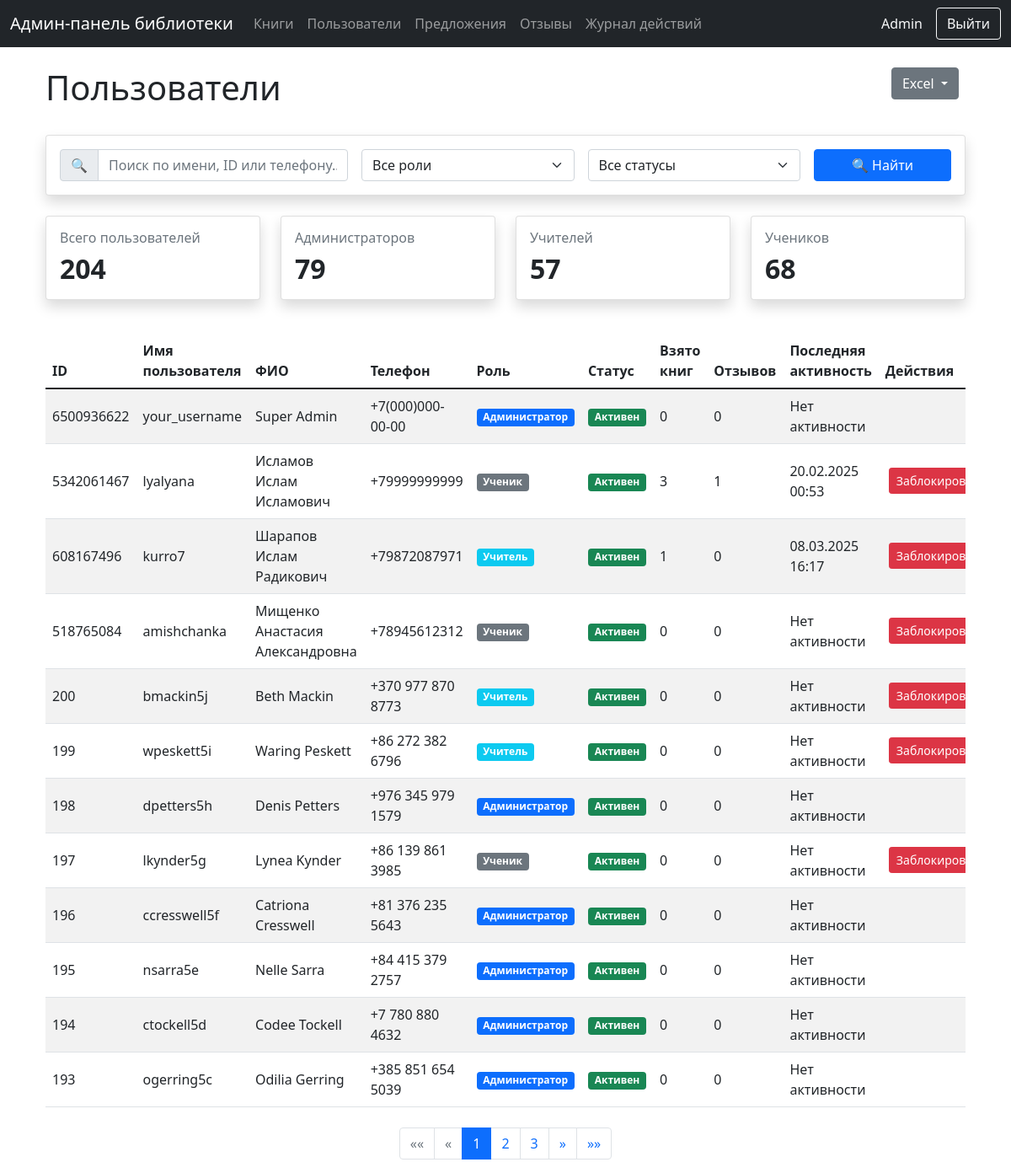
Page /users (signed in) on the committed database.
### tables this page shows
CREATE TABLE users (
                    id INTEGER PRIMARY KEY,
                    username TEXT,
                    full_name TEXT,
                    phone TEXT,
                    role TEXT DEFAULT 'user',
                    is_blocked INTEGER DEFAULT 0,
                    created_at TIMESTAMP DEFAULT CURRENT_TIMESTAMP
                , class TEXT);

### routes.py (the view)
@router.get("/users")
async def users_page(request: Request, page: int = 1, search: str = ""):
    if not is_admin(request):
        return RedirectResponse(url="/login")
    admin_info = get_admin_info(request)
    items_per_page = 12
    try:
        with get_db() as conn:
            cursor = conn.cursor()
            search_query = f"%{search}%" if search else "%"
            cursor.execute("""
                SELECT
                    COUNT(*) as total_users,
                    SUM(CASE WHEN role = 'admin' THEN 1 ELSE 0 END) as admin_count,
                    SUM(CASE WHEN role = 'teacher' THEN 1 ELSE 0 END) as teacher_count,
                    SUM(CASE WHEN role = 'user' OR role IS NULL OR role = '' THEN 1 ELSE 0 END) as user_count
                FROM users
            """)
            stats = cursor.fetchone()
            count_query = """
                SELECT COUNT(*)
                FROM users u
                WHERE 1=1
            """
            params = []
            if search:
                count_query += """
                    AND (
                        u.username LIKE ? OR
                        u.full_name LIKE ? OR
                        u.phone LIKE ? OR
                        CAST(u.id AS TEXT) LIKE ?
                    )
                """
                search_param = f"%{search}%"
                params.extend([search_param, search_param, search_param, search_param])
            cursor.execute(count_query, params)
            total_records = cursor.fetchone()[0]
            total_pages = (total_records + items_per_page - 1) // items_per_page
            page = max(1, min(page, total_pages)) if total_pages > 0 else 1
            offset = (page - 1) * items_per_page
            query = """
                SELECT
                    u.id,
                    u.username,
                    u.full_name,
                    u.phone,
                    u.role,
                    COUNT(DISTINCT CASE WHEN bb.status = 'borrowed' THEN bb.id END) as active_borrows,
                    COUNT(DISTINCT CASE WHEN br.id IS NOT NULL THEN br.id END) as review_count,
                    strftime('%d.%m.%Y %H:%M', MAX(bb.borrow_date)) as last_activity,
                    u.is_blocked
                FROM users u
                LEFT JOIN borrowed_books bb ON u.id = bb.user_id
                LEFT JOIN book_reviews br ON u.id = br.user_id
                WHERE 1=1
            """
            params = []
            if search:
                query += """
                    AND (
                        u.username LIKE ? OR
                        u.full_name LIKE ? OR
                        u.phone LIKE ? OR
                        CAST(u.id AS TEXT) LIKE ?
                    )
                """
                search_param = f"%{search}%"
                params.extend([search_param, search_param, search_param, search_param])
            query += """
                GROUP BY u.id, u.username, u.full_name, u.phone, u.role, u.is_blocked
                ORDER BY u.id DESC
                LIMIT ? OFFSET ?
            """
            params.extend([items_per_page, offset])
            cursor.execute(query, params)
            users = cursor.fetchall()
            return templates.TemplateResponse(
                "users.html",
                {
                    "request": request,
                    "admin_info": admin_info,
                    "stats": stats,
                    "users": users,
                    "filters": {
                        "search": search,
                        "role": "",
                        "status": ""
                    },
                    "current_page": page,
                    "total_pages": total_pages,
                    "filter_query": "",
                    "max": max,
                    "min": min
                }
            )
    except Exception as e:
        logging.error(f"Error loading users: {e}")
        raise HTTPException(status_code=500, detail=str(e))

### admin_panel/templates/users.html (shortened to what this page needs)
{% extends "base.html" %}
{% block content %}
<div class="container mt-4">
    <div class="row mb-4">
        <div class="col">
            <h1>Пользователи</h1>
        </div>
        <div class="col-auto">
            <div class="btn-group me-2">
                <div class="dropdown">
                    <button class="btn btn-secondary dropdown-toggle" type="button" id="excelDropdown" data-bs-toggle="dropdown" aria-expanded="false">
                        Excel
                    </button>
                </div>
            </div>
        </div>
    </div>
    <div id="toast-container" class="position-fixed bottom-0 end-0 p-3" style="z-index: 11">
    </div>
    <div class="card mb-4">
        <div class="card-body">
            <form id="filterForm" method="GET" class="row g-3">
                <div class="col-md-4">
                    <div class="input-group">
                        <span class="input-group-text">🔍</span>
                        <input type="text"
                               class="form-control"
                               name="search"
                               placeholder="Поиск по имени, ID или телефону..."
                               value="{{ filters.search }}">
                    </div>
                </div>
                <div class="col-md-3">
                    <select class="form-select" name="role">
                        <option value="">Все роли</option>
                    </select>
                </div>
                <div class="col-md-3">
                    <select class="form-select" name="status">
                        <option value="">Все статусы</option>
                    </select>
                </div>
                <div class="col-md-2">
                    <button type="submit" class="btn btn-primary w-100">
                        🔍 Найти
                    </button>
                </div>
            </form>
        </div>
    </div>
    <div class="row mb-4">
        <div class="col-md-3">
            <div class="card">
                <div class="card-body">
                    <h5 class="card-title">Всего пользователей</h5>
                    <p class="card-text display-4">{{ stats[0] }}</p>
                </div>
            </div>
        </div>
        <div class="col-md-3">
            <div class="card">
                <div class="card-body">
                    <h5 class="card-title">Администраторов</h5>
                    <p class="card-text display-4">{{ stats[1] }}</p>
                </div>
            </div>
        </div>
        <div class="col-md-3">
            <div class="card">
                <div class="card-body">
                    <h5 class="card-title">Учителей</h5>
                    <p class="card-text display-4">{{ stats[2] }}</p>
                </div>
            </div>
        </div>
        <div class="col-md-3">
            <div class="card">
                <div class="card-body">
                    <h5 class="card-title">Учеников</h5>
                    <p class="card-text display-4">{{ stats[3] }}</p>
                </div>
            </div>
        </div>
    </div>
    <div class="table-responsive">
        <table class="table table-striped">
            <thead>
                <tr>
                    <th>ID</th>
                    <th>Имя пользователя</th>
                    <th>ФИО</th>
                    <th>Телефон</th>
                    <th>Роль</th>
                    <th>Статус</th>
                    <th>Взято книг</th>
                    <th>Отзывов</th>
                    <th>Последняя активность</th>
                    <th>Действия</th>
                </tr>
            </thead>
            <tbody>
                {% for user in users %}
                <tr>
                    <td>{{ user[0] }}</td>
                    <td>{{ user[1] }}</td>
                    <td>{{ user[2] or '-' }}</td>
                    <td>{{ user[3] or '-' }}</td>
                    <td>
                        {% if user[4] == 'admin' %}
                            <span class="badge bg-primary">Администратор</span>
                        {% elif user[4] == 'teacher' %}
                            <span class="badge bg-info">Учитель</span>
                        {% else %}
                            <span class="badge bg-secondary">Ученик</span>
                        {% endif %}
                    </td>
                    <td>
                        {% if user[8] == 1 %}
                            <span class="badge bg-danger">Заблокирован</span>
                        {% else %}
                            <span class="badge bg-success">Активен</span>
                        {% endif %}
                    </td>
                    <td>{{ user[5] }}</td>
                    <td>{{ user[6] }}</td>
                    <td>{{ user[7] or 'Нет активности' }}</td>
                    <td>
                        {% if user[4] != 'admin' %}
                        <button type="button"
                                class="btn btn-sm {% if user[8] == 1 %}btn-success{% else %}btn-danger{% endif %}"
                                data-bs-toggle="modal"
                                data-bs-target="#blockModal{{ user[0] }}">
                            {% if user[8] == 1 %}
                                Разблокировать
                            {% else %}
                                Заблокировать
                            {% endif %}
                        </button>
                        {% endif %}
                    </td>
                </tr>
                {% endfor %}
            </tbody>
        </table>
    </div>
    {% if total_pages > 1 %}
    <nav aria-label="Page navigation" class="mt-4">
        <ul class="pagination justify-content-center">
            <li class="page-item {% if current_page == 1 %}disabled{% endif %}">
                <a class="page-link" href="?page=1&search={{ filters.search }}" aria-label="First">
                    <span aria-hidden="true">««</span>
                </a>
            </li>
            <li class="page-item {% if current_page == 1 %}disabled{% endif %}">
                <a class="page-link" href="?page={{ current_page - 1 }}&search={{ filters.search }}" aria-label="Previous">
                    <span aria-hidden="true">«</span>
                </a>
            </li>
            {% for page in range(max(1, current_page - 2), min(total_pages + 1, current_page + 3)) %}
            <li class="page-item {% if page == current_page %}active{% endif %}">
                <a class="page-link" href="?page={{ page }}&search={{ filters.search }}">{{ page }}</a>
            </li>
            {% endfor %}
            <li class="page-item {% if current_page == total_pages %}disabled{% endif %}">
                <a class="page-link" href="?page={{ current_page + 1 }}&search={{ filters.search }}" aria-label="Next">
                    <span aria-hidden="true">»</span>
                </a>
            </li>
            <li class="page-item {% if current_page == total_pages %}disabled{% endif %}">
                <a class="page-link" href="?page={{ total_pages }}&search={{ filters.search }}" aria-label="Last">
                    <span aria-hidden="true">»»</span>
                </a>
            </li>
        </ul>
    </nav>
    {% endif %}
</div>
{% endblock %}

### admin_panel/static/css/style.css (style rules this page uses)
.card { box-shadow: 0 0.5rem 1rem rgba(0, 0, 0, 0.15); margin-bottom: 1rem; }
.card-title { color: #6c757d; font-size: 1rem; font-weight: 500; margin-bottom: 0.5rem; }
.card-text { color: #212529; font-size: 2rem; font-weight: 600; }
.table { margin-bottom: 0; }
.table td { vertical-align: middle; }
.btn-sm { padding: 0.25rem 0.5rem; margin: 0 0.25rem; }

### rows in the picture
users: id "6500936622", username "your_username", full_name "Super Admin", phone "+7(000)000-00-00", role "Администратор", shows "Активен", is_blocked "0", user "Нет активности"
users: id "5342061467", username "lyalyana", full_name "Исламов Ислам Исламович", phone "+79999999999", role "Ученик", is_blocked "Активен", user "3", user "1", user "20.02.2025 00:53"
users: id "608167496", username "kurro7", full_name "Шарапов Ислам Радикович", phone "+79872087971", role "Учитель", shows "Активен", user "1", is_blocked "0", user "08.03.2025 16:17", shows "Заблокировать"
users: id "518765084", username "amishchanka", full_name "Мищенко Анастасия Александровна", phone "+78945612312", role "Ученик", shows "Активен", is_blocked "0", user "Нет активности", shows "Заблокировать"
users: id "200", username "bmackin5j", full_name "Beth Mackin", phone "+370 977 870 8773", role "Учитель", shows "Активен", is_blocked "0", user "Нет активности", shows "Заблокировать"
users: id "199", username "wpeskett5i", full_name "Waring Peskett", phone "+86 272 382 6796", role "Учитель", shows "Активен", is_blocked "0", user "Нет активности", shows "Заблокировать"
users: id "198", username "dpetters5h", full_name "Denis Petters", phone "+976 345 979 1579", role "Администратор", shows "Активен", is_blocked "0", user "Нет активности"
users: id "197", username "lkynder5g", full_name "Lynea Kynder", phone "+86 139 861 3985", role "Ученик", shows "Активен", is_blocked "0", user "Нет активности", shows "Заблокировать"
users: id "196", username "ccresswell5f", full_name "Catriona Cresswell", phone "+81 376 235 5643", role "Администратор", shows "Активен", is_blocked "0", user "Нет активности"
users: id "195", username "nsarra5e", full_name "Nelle Sarra", phone "+84 415 379 2757", role "Администратор", shows "Активен", is_blocked "0", user "Нет активности"
users: id "194", username "ctockell5d", full_name "Codee Tockell", phone "+7 780 880 4632", role "Администратор", shows "Активен", is_blocked "0", user "Нет активности"
users: id "193", username "ogerring5c", full_name "Odilia Gerring", phone "+385 851 654 5039", role "Администратор", shows "Активен", is_blocked "0", user "Нет активности"

### other values in the picture
{{ admin_info.full_name or admin_info.username }} "Admin"
{{ stats[0] }} "204"
{{ stats[1] }} "79"
{{ stats[2] }} "57"
{{ stats[3] }} "68"
{{ page }} "1" "2" "3"
